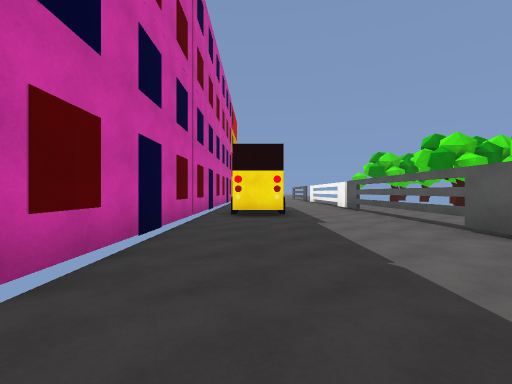
View 1 (above)

12 first-person views from a walk through a scene from a Unity 3-D project. The camera is 1.3 m above the floor, looks level and sees 85° across. The floor is counted in squares, 2 m on a side. Each view is taken from the middle of a square. On the plan, view 1 faces up. The plan holds only what a view shows up to about 9 squares ahead; the rest is blank. The place goes on beyond the plan. The player character is not drawn. Surface patterns are stand-ins for the level's own textures.

View 2
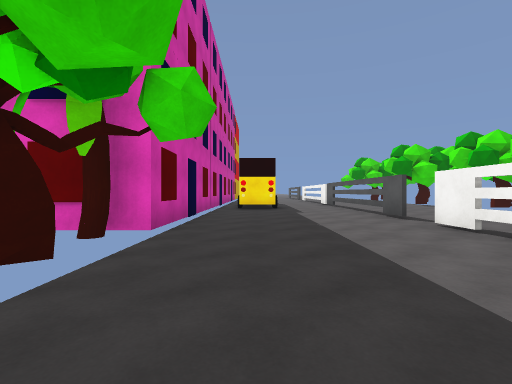

View 3
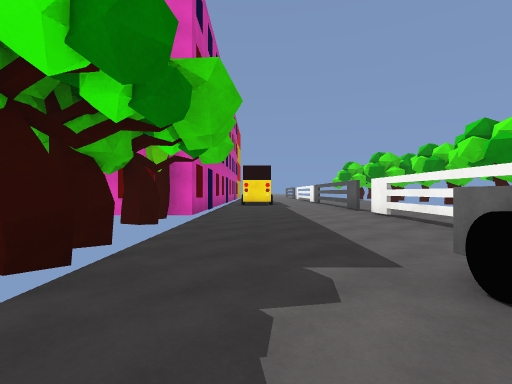

View 4
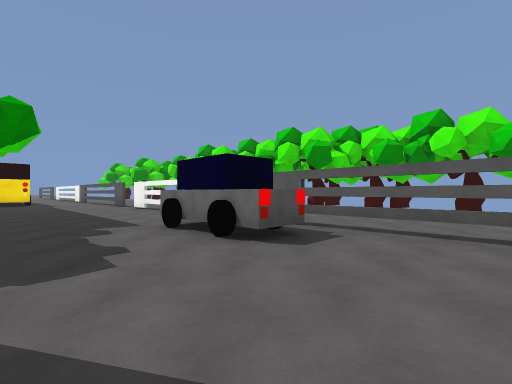

View 5
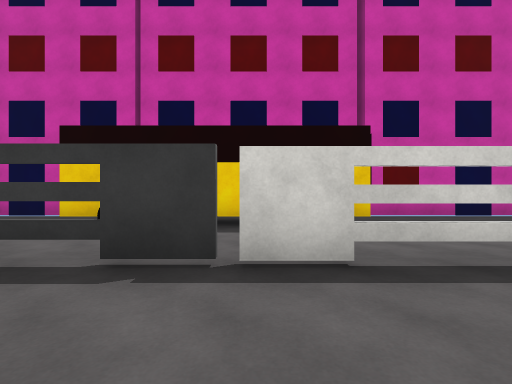

View 6
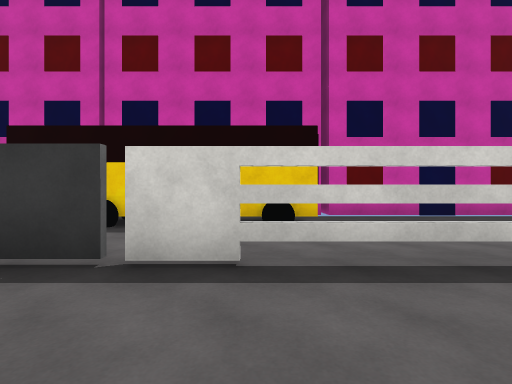

View 7
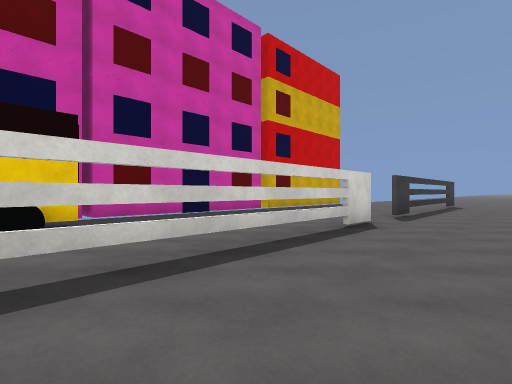

View 8
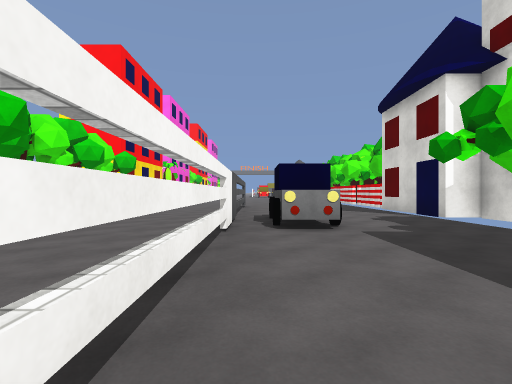

View 9
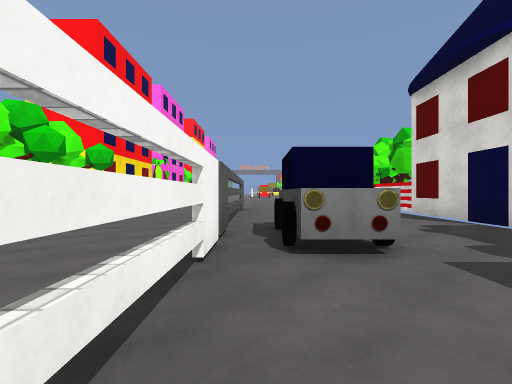

View 10
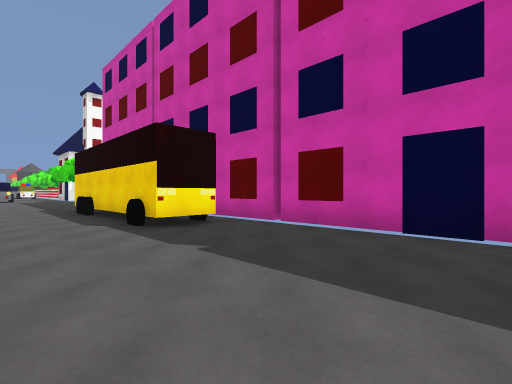

View 11
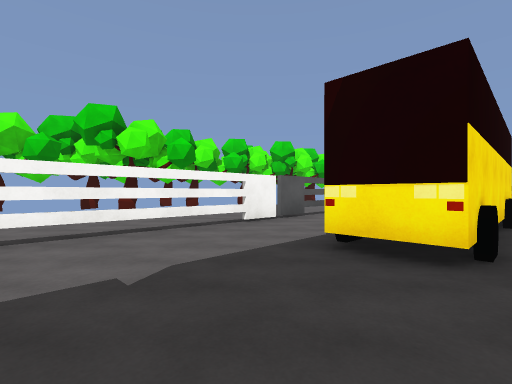

View 12
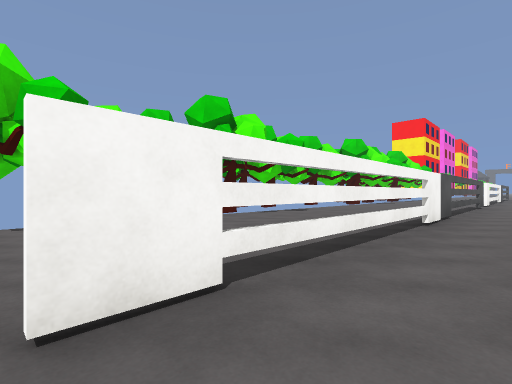

### Floor plan
Key: @ floor where view 1 was taken; # wall or solid block; x gap in a wall; . floor; B building; T thing the floor can be seen under or through; U bus; R tree; C car.
Columns run from 4 left of view 1 to 9 right of it. Each row starts with its distance up from view 1.
 18   B.....x....R
 17   B.....T..
 16   B.....T..
 15   B.....T..
 14  BB.....T...
 13   B.U...T....R
 12   B.UU..T....R
 11   B.U...x....
 10   B.U...T...
  9   B.UU..T..
  8   B.U...T.
  7   B.....T.
  6   B.....T.
  5   B.....T.
  4   B.....T.   R
  3   B.......   R
  2 BR .....#.
  1  RR.....#.
  0  RR.@...#
 -1   R.....#.
 -2  RR.....#..  R
 -3   R.....#..  R
 -4   R...C.#..
 -5  # ...C.T..
 -6  ##...C.T..
 -7   #.....T..
 -8   #.....T..
 -9   #.....T..

Positions as (right, up) in squares from view 1, and headings:
1: (0, 0), facing up
2: (0, -3), facing up
3: (0, -6), facing up
4: (-1, -9), facing up-right
5: (6, 11), facing left
6: (6, 12), facing left
7: (6, 12), facing up-left
8: (3, 1), facing down
9: (3, -1), facing down
10: (3, 18), facing down-left
11: (-1, 16), facing down-right
12: (2, 18), facing down-right
